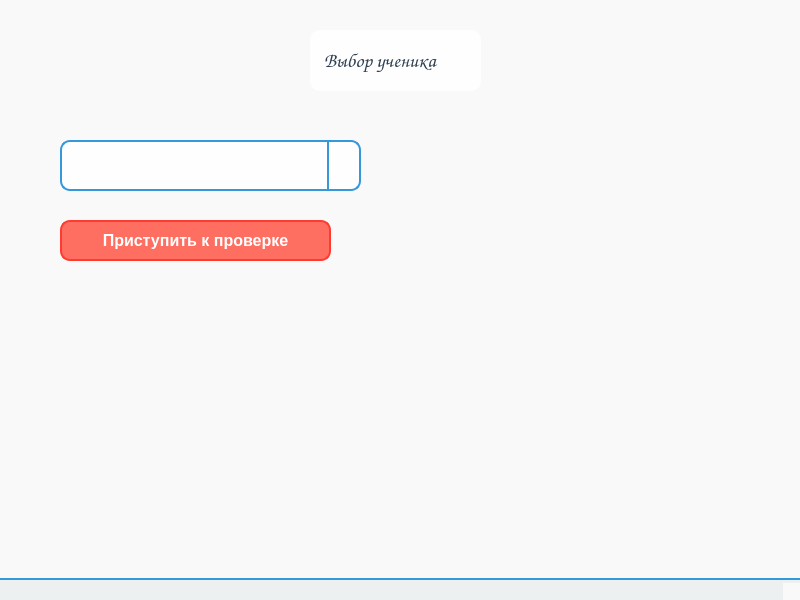
<?xml version="1.0" encoding="UTF-8"?>
<ui version="4.0">
 <class>MainWindow</class>
 <widget class="QMainWindow" name="MainWindow">
  <property name="geometry">
   <rect>
    <x>0</x>
    <y>0</y>
    <width>800</width>
    <height>600</height>
   </rect>
  </property>
  <property name="windowTitle">
   <string>MainWindow</string>
  </property>
  <property name="styleSheet">
   <string notr="true">/* General Settings */
QWidget {
    font-family: &quot;Comic Sans MS&quot;; /* Fun and playful font */
    font-size: 14px;
    color: #2c3e50; /* Dark blue for text */
    background-color: #f9f9f9; /* Light gray background */
}

/* Background Images for Different Pages */
QWidget#mathPage {
    background-image: url(:/backgrounds/math_background.png); /* Math-themed background */
    background-position: center;
    background-repeat: no-repeat;
    background-size: cover;
}

QWidget#sciencePage {
    background-image: url(:/backgrounds/science_background.png); /* Science-themed background */
    background-position: center;
    background-repeat: no-repeat;
    background-size: cover;
}

QWidget#literaturePage {
    background-image: url(:/backgrounds/literature_background.png); /* Literature-themed background */
    background-position: center;
    background-repeat: no-repeat;
    background-size: cover;
}

QWidget#historyPage {
    background-image: url(:/backgrounds/history_background.png); /* History-themed background */
    background-position: center;
    background-repeat: no-repeat;
    background-size: cover;
}

/* Buttons */
QPushButton {
    background-color: #ff6f61; /* Coral */
    color: white;
    border: 2px solid #ff3b2f; /* Darker coral */
    border-radius: 10px;
    padding: 10px 20px;
    font-weight: bold;
    font-size: 16px;
}

QPushButton:hover {
    background-color: #ff3b2f; /* Darker coral on hover */
}

QPushButton:pressed {
    background-color: #ff1a1a; /* Even darker coral when pressed */
}

QPushButton:disabled {
    background-color: #bdc3c7; /* Gray */
    color: #7f8c8d; /* Light gray text */
    border: 2px solid #95a5a6;
}

/* Line Edits */
QLineEdit {
    background-color: rgba(255, 255, 255, 0.9); /* Semi-transparent white */
    border: 2px solid #3498db; /* Blue border */
    border-radius: 10px;
    padding: 10px;
    font-size: 14px;
}

QLineEdit:focus {
    border: 2px solid #ff6f61; /* Coral border when focused */
}

/* Labels */
QLabel {
    color: #2c3e50; /* Dark blue */
    font-size: 14px;
    background-color: rgba(255, 255, 255, 0.8); /* Semi-transparent white */
    border-radius: 10px;
    padding: 10px;
}

QLabel#titleLabel {
    font-size: 24px;
    font-weight: bold;
    color: #3498db; /* Blue for titles */
    background-color: transparent; /* No background for titles */
}

/* Combo Boxes */
QComboBox {
    background-color: rgba(255, 255, 255, 0.9); /* Semi-transparent white */
    border: 2px solid #3498db; /* Blue border */
    border-radius: 10px;
    padding: 10px;
    font-size: 14px;
}

QComboBox::drop-down {
    subcontrol-origin: padding;
    subcontrol-position: top right;
    width: 30px;
    border-left: 2px solid #3498db;
}

QComboBox::down-arrow {
    image: url(:/icons/down_arrow.png); /* Replace with your icon */
}

QComboBox QAbstractItemView {
    background-color: white;
    border: 2px solid #3498db;
    selection-background-color: #ff6f61; /* Coral for selected item */
    selection-color: white;
}

/* Check Boxes */
QCheckBox {
    color: #2c3e50;
    background-color: rgba(255, 255, 255, 0.8); /* Semi-transparent white */
    border-radius: 10px;
    padding: 10px;
}

QCheckBox::indicator {
    width: 20px;
    height: 20px;
}

QCheckBox::indicator:checked {
    image: url(:/icons/checked.png); /* Replace with your icon */
}

QCheckBox::indicator:unchecked {
    image: url(:/icons/unchecked.png); /* Replace with your icon */
}

/* Radio Buttons */
QRadioButton {
    color: #2c3e50;
    background-color: rgba(255, 255, 255, 0.8); /* Semi-transparent white */
    border-radius: 10px;
    padding: 10px;
}

QRadioButton::indicator {
    width: 20px;
    height: 20px;
}

QRadioButton::indicator:checked {
    image: url(:/icons/radio_checked.png); /* Replace with your icon */
}

QRadioButton::indicator:unchecked {
    image: url(:/icons/radio_unchecked.png); /* Replace with your icon */
}

/* Progress Bars */
QProgressBar {
    background-color: #bdc3c7;
    border: 2px solid #95a5a6;
    border-radius: 10px;
    text-align: center;
    color: #2c3e50;
}

QProgressBar::chunk {
    background-color: #ff6f61; /* Coral */
    border-radius: 10px;
}

/* Spin Boxes */
QSpinBox {
    background-color: rgba(255, 255, 255, 0.9); /* Semi-transparent white */
    border: 2px solid #3498db; /* Blue border */
    border-radius: 10px;
    padding: 10px;
    font-size: 14px;
}

QSpinBox::up-button, QSpinBox::down-button {
    subcontrol-origin: border;
    subcontrol-position: top right;
    width: 30px;
    border-left: 2px solid #3498db;
}

QSpinBox::up-arrow {
    image: url(:/icons/up_arrow.png); /* Replace with your icon */
}

QSpinBox::down-arrow {
    image: url(:/icons/down_arrow.png); /* Replace with your icon */
}

/* Group Boxes */
QGroupBox {
    border: 2px solid #3498db; /* Blue border */
    border-radius: 10px;
    margin-top: 10px;
    padding-top: 15px;
    font-weight: bold;
    color: #3498db; /* Blue for group box titles */
    background-color: rgba(255, 255, 255, 0.8); /* Semi-transparent white */
}

QGroupBox::title {
    subcontrol-origin: margin;
    subcontrol-position: top left;
    padding: 0 10px;
}

/* Tabs */
QTabWidget::pane {
    border: 2px solid #3498db; /* Blue border */
    border-radius: 10px;
    padding: 10px;
    background-color: rgba(255, 255, 255, 0.9); /* Semi-transparent white */
}

QTabBar::tab {
    background-color: #ecf0f1;
    border: 2px solid #3498db;
    border-bottom: none;
    padding: 10px 20px;
    border-top-left-radius: 10px;
    border-top-right-radius: 10px;
    font-size: 14px;
}

QTabBar::tab:selected {
    background-color: white;
    border-bottom: 2px solid white;
}

QTabBar::tab:hover {
    background-color: #ff6f61; /* Coral on hover */
    color: white;
}

/* Scroll Bars */
QScrollBar:horizontal, QScrollBar:vertical {
    background-color: #ecf0f1;
    border-radius: 10px;
}

QScrollBar::handle:horizontal, QScrollBar::handle:vertical {
    background-color: #ff6f61; /* Coral */
    border-radius: 10px;
}

QScrollBar::add-line, QScrollBar::sub-line {
    background: none;
}

/* Tool Tips */
QToolTip {
    background-color: #ff6f61; /* Coral */
    color: white;
    border: 2px solid #ff3b2f;
    padding: 10px;
    border-radius: 10px;
}

/* Menus */
QMenuBar {
    background-color: #ecf0f1;
    color: #2c3e50;
}

QMenuBar::item {
    padding: 10px 20px;
}

QMenuBar::item:selected {
    background-color: #ff6f61; /* Coral */
    color: white;
}

QMenu {
    background-color: white;
    border: 2px solid #3498db;
    padding: 10px;
}

QMenu::item {
    padding: 10px 20px;
}

QMenu::item:selected {
    background-color: #ff6f61; /* Coral */
    color: white;
}

/* Tables */
QTableView {
    background-color: white;
    border: 2px solid #3498db;
    border-radius: 10px;
}

QTableView::item {
    padding: 10px;
}

QTableView::item:selected {
    background-color: #ff6f61; /* Coral */
    color: white;
}

/* Text Edit */
QTextEdit {
    background-color: rgba(255, 255, 255, 0.9); /* Semi-transparent white */
    border: 2px solid #3498db;
    border-radius: 10px;
    padding: 10px;
}

QTextEdit:focus {
    border: 2px solid #ff6f61; /* Coral */
}

/* Status Bar */
QStatusBar {
    background-color: #ecf0f1;
    border-top: 2px solid #3498db;
    padding: 10px;
}

/* Tool Bars */
QToolBar {
    background-color: #ecf0f1;
    border-bottom: 2px solid #3498db;
    padding: 10px;
}

QToolBar::separator {
    background-color: #3498db;
    width: 2px;
    margin: 10px;
}</string>
  </property>
  <widget class="QWidget" name="centralwidget">
   <widget class="QLabel" name="label">
    <property name="geometry">
     <rect>
      <x>310</x>
      <y>30</y>
      <width>171</width>
      <height>61</height>
     </rect>
    </property>
    <property name="font">
     <font>
      <family>Comic Sans MS</family>
      <pointsize>-1</pointsize>
     </font>
    </property>
    <property name="styleSheet">
     <string notr="true">font-size: 20px;
</string>
    </property>
    <property name="text">
     <string>Выбор ученика</string>
    </property>
   </widget>
   <widget class="QComboBox" name="comboBox">
    <property name="geometry">
     <rect>
      <x>60</x>
      <y>140</y>
      <width>301</width>
      <height>51</height>
     </rect>
    </property>
   </widget>
   <widget class="QPushButton" name="satrt_check_button">
    <property name="geometry">
     <rect>
      <x>60</x>
      <y>220</y>
      <width>271</width>
      <height>41</height>
     </rect>
    </property>
    <property name="styleSheet">
     <string notr="true"/>
    </property>
    <property name="text">
     <string>Приступить к проверке</string>
    </property>
   </widget>
  </widget>
  <widget class="QMenuBar" name="menubar">
   <property name="geometry">
    <rect>
     <x>0</x>
     <y>0</y>
     <width>800</width>
     <height>40</height>
    </rect>
   </property>
  </widget>
  <widget class="QStatusBar" name="statusbar"/>
 </widget>
 <resources/>
 <connections/>
</ui>
